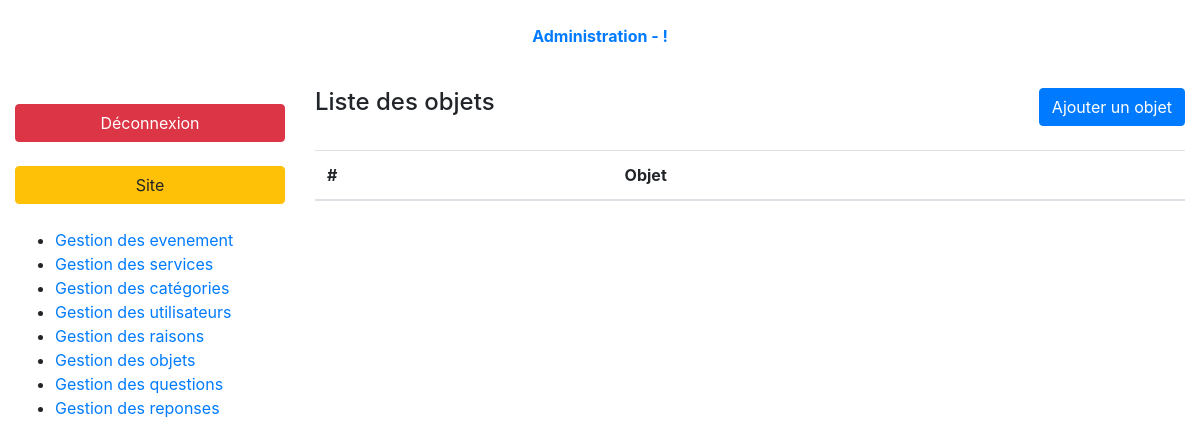
/index.php?page=admin-objects-list (signed in), run on an earlier commit of the app's database.
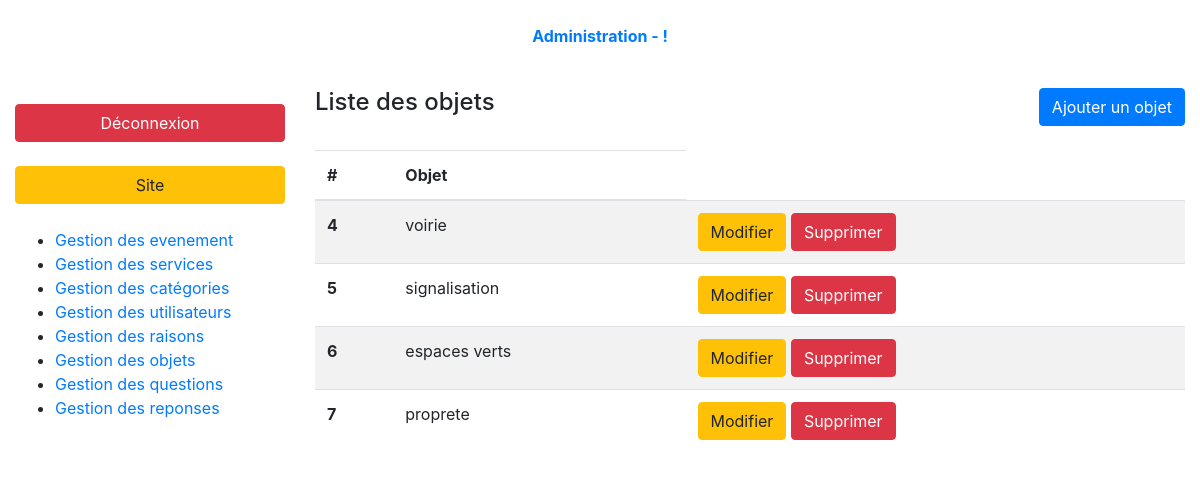
And on a later commit of the database.
### tables this page shows
CREATE TABLE `objects` (
  `id` int(10) UNSIGNED NOT NULL,
  `object_name` varchar(255) NOT NULL
);

### controller/backend/objects.php (called while the page is built, shortened)
<?php
require_once ('././model/objects.php');
function objectsList(){
    $objects = getObjects(FALSE);
    require_once './views/backend/objectsList.php';
}

### model/objects.php (called while the page is built, shortened)
<?php
function getObjects($objectId = FALSE)
{
    $db = dbConnect();
    $queryString = 'SELECT *';
    $queryString .= ' FROM objects';
    $query = $db->prepare($queryString);
    if (!$objectId){
        $query->execute();
        return $query->fetchAll();
    }
    else{
        $query->execute(['id' => $objectId]);
        return $query->fetch(PDO::FETCH_ASSOC);
    }
}

### views/backend/objectsList.php (the view, shortened to what this page needs)
    <div class="container-fluid">
        <?php require '././partials/backend/header.php'; ?>
        <div class="row my-3 index-content">
            <?php require '././partials/backend/nav.php'; ?>
            <section class="col-9">
                <header class="pb-4 d-flex justify-content-between">
                    <h4>Liste des objets</h4>
                    <a class="btn btn-primary" href="index.php?page=admin-objects-form">Ajouter un objet</a>
                </header>
                <table class="table table-striped">
                    <thead>
                    <tr>
                        <th>#</th>
                        <th>Objet</th>
                    </tr>
                    </thead>
                    <tbody>
                    <?php foreach($objects as $object): ?>
                        <tr>
                            <th><?= $object['id'];?></th>
                            <td><?= $object['object_name'];?></td>
                            <td>
                                <a href="index.php?page=admin-objects-form&object-id=<?= $object['id'];?>&action=edit" class="btn btn-warning">Modifier</a>
                                <a onclick="return confirm('Are you sure?')" href="index.php?page=admin-objects-list&object-id=<?= $object['id'];?>&action=delete" class="btn btn-danger">Supprimer</a>
                            </td>
                        </tr>
                    <?php endforeach; ?>
                    </tbody>
                </table>
            </section>
        </div>
    </div>
<?php require 'layout.php'; ?>

What changed in the data, as far as the page shows it:
added objects: id "4", object_name "voirie"
added objects: id "5", object_name "signalisation"
added objects: id "6", object_name "espaces verts"
added objects: id "7", object_name "proprete"
